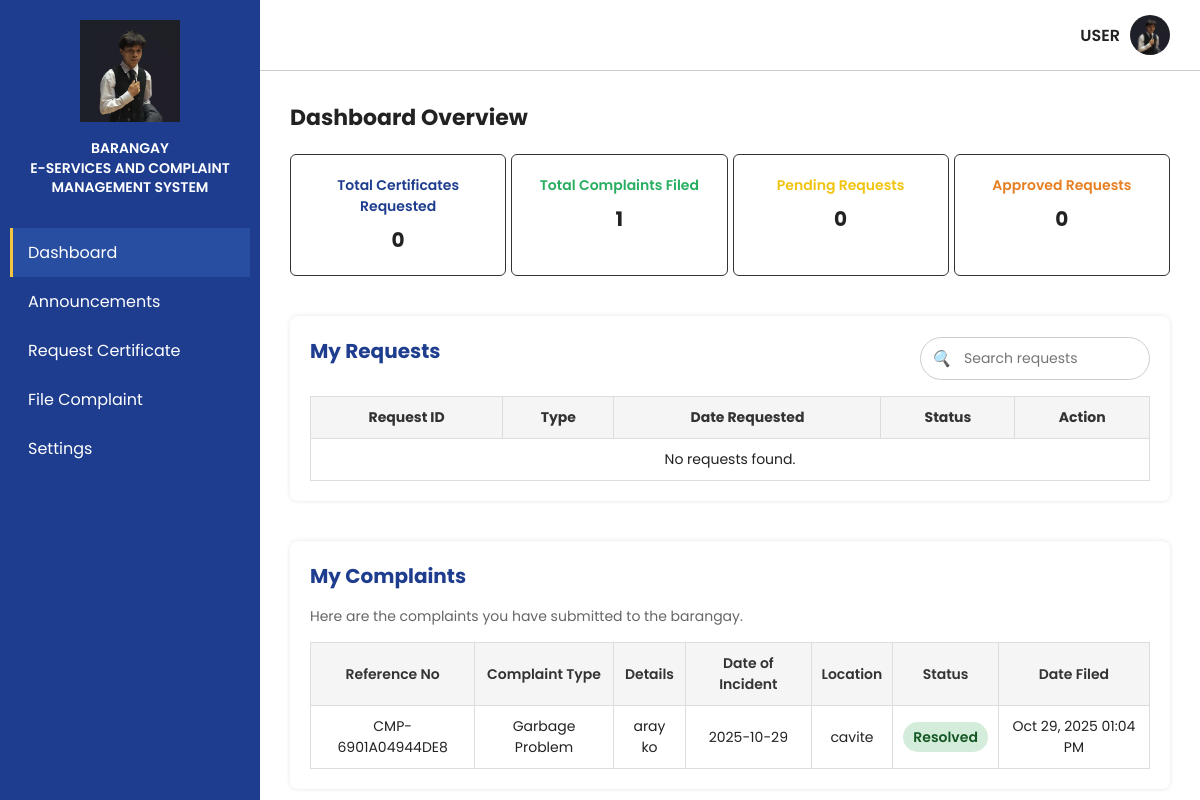
Page /users/user/user_dashboard.php (signed in) on the earlier database version.
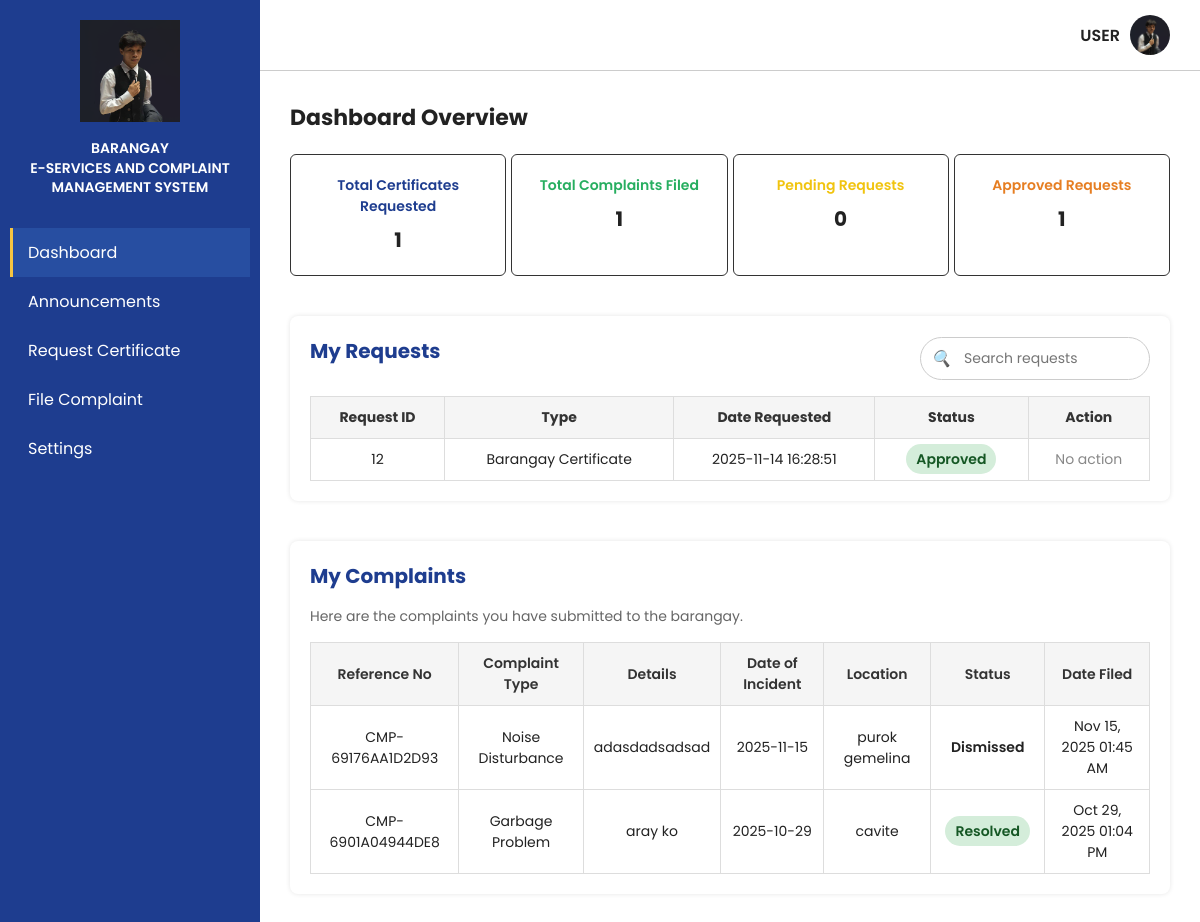
Same page on the later database version.
### tables this page shows
CREATE TABLE `tbl_complaints` (
  `c_id` int(11) NOT NULL,
  `user_id` int(11) NOT NULL,
  `reference_no` varchar(50) NOT NULL,
  `complaint_type` varchar(100) NOT NULL,
  `details` text NOT NULL,
  `date_of_incident` date NOT NULL,
  `location` varchar(255) NOT NULL,
  `status` varchar(50) DEFAULT 'Pending',
  `date_filed` datetime DEFAULT current_timestamp()
);

CREATE TABLE `tbl_requests` (
  `r_id` int(11) NOT NULL,
  `id` int(11) NOT NULL,
  `first_name` varchar(255) NOT NULL,
  `second_name` varchar(255) NOT NULL,
  `last_name` varchar(255) NOT NULL,
  `gender` varchar(50) NOT NULL,
  `age` int(11) NOT NULL,
  `address` varchar(255) NOT NULL,
  `email` varchar(255) NOT NULL,
  `document_type` varchar(255) NOT NULL,
  `purpose` varchar(255) NOT NULL,
  `r_status` varchar(255) NOT NULL,
  `date_requested` varchar(50) NOT NULL
);

### users/user/user_dashboard.php (the view, shortened to what this page needs)
<?php
require_once '../../config.php';
$user_id = $_SESSION['user_id'];
$stmt = $conn->prepare("SELECT * FROM tbl_requests WHERE id = ? ORDER BY r_id DESC");
$stmt->bind_param("i", $user_id);
$stmt->execute();
$result = $stmt->get_result();
$requests = [];
while ($row = $result->fetch_assoc()) {
    $requests[] = $row;
}
$total_requests = count($requests);
$pending_count = 0;
$completed_count = 0;
foreach ($requests as $req) {
    if ($req['r_status'] === 'approved') $completed_count++;
}
?>
<!DOCTYPE html>
<html lang="en">
<head>
  <link rel="stylesheet" href="../../styles/Official_dashboard.css" />
  <link rel="stylesheet" href="../../styles/User_dashboard.css" />
</head>
<body>
  <div class="container">
    <div class="sidebar">
      <div class="logo-section">
        <img src="../../images/ivan.png" alt="Barangay Logo" />
        <h2>Barangay<br>E-Services and Complaint Management System</h2>
      </div>
      <div class="nav">
        <a href="#" class="active">Dashboard</a>
        <a href="#">Announcements</a>
        <a href="#">Request Certificate</a>
        <a href="#">File Complaint</a>
        <a href="#">Settings</a>
      </div>
    </div>
    <div class="main">
      <div class="topbar">
        <span class="admin">USER</span>
        <img src="../../images/ivan.png" alt="User Icon" class="admin-icon" />
      </div>
      <div class="dashboard section" id="dashboardSection">
        <h1>Dashboard Overview</h1>
        <div class="cards">
          <div class="card blue">
            <p>Total Certificates Requested</p>
            <span><?php echo $total_requests; ?></span>
          </div>
          <div class="card green">
            <p>Total Complaints Filed</p>
            <span>1</span>
          </div>
          <div class="card yellow">
            <p>Pending Requests</p>
            <span><?php echo $pending_count; ?></span>
          </div>
          <div class="card orange">
            <p>Approved Requests</p>
            <span><?php echo $completed_count; ?></span>
          </div>
        </div>
        <div class="users-section">
          <div class="users-header">
            <h2>My Requests</h2>
            <div class="header-actions">
              <div class="search-container">
                <i>🔍</i>
                <input type="text" placeholder="Search requests" />
              </div>
            </div>
          </div>
          <table class="user-table">
            <thead>
              <tr>
                <th>Request ID</th>
                <th>Type</th>
                <th>Date Requested</th>
                <th>Status</th>
                <th>Action</th>
              </tr>
            </thead>
            <tbody>
            <?php if ($total_requests > 0): ?>
              <?php foreach ($requests as $req): ?>
                <tr>
                  <td><?= htmlspecialchars($req['r_id']) ?></td>
                  <td><?= htmlspecialchars($req['document_type']) ?></td>
                  <td><?= htmlspecialchars($req['date_requested'] ?? '') ?></td>
                  <td><span class="status <?= $req['r_status'] === 'pending' ? 'pending' : ($req['r_status'] === 'approved' ? 'active' : 'denied') ?>">
                    <?= ucfirst($req['r_status']) ?>
                  </span></td>
                  <td>
                    <?php if ($req['r_status'] === 'pending'): ?>
                      <button class="action-btn edit-btn" onclick="editRequest(<?= $req['r_id'] ?>)">Edit</button>
                      <button class="action-btn delete-btn" onclick="deleteRequest(<?= $req['r_id'] ?>)">Delete</button>
                    <?php else: ?>
                      <span style="color:#888;">No action</span>
                    <?php endif; ?>
                  </td>
                </tr>
              <?php endforeach; ?>
            <?php else: ?>
              <tr>
                <td colspan="5" style="text-align:center;">No requests found.</td>
              </tr>
            <?php endif; ?>
            </tbody>
          </table>
        </div>
        <div id="myComplaintsSection" class="complaints-section" style="margin-top: 40px;">
        <h2>My Complaints</h2>
        <p class="subtitle">Here are the complaints you have submitted to the barangay.</p>
        <div class="table-container">
          <table class="complaints-table">
            <thead>
              <tr>
                <th>Reference No</th>
                <th>Complaint Type</th>
                <th>Details</th>
                <th>Date of Incident</th>
                <th>Location</th>
                <th>Status</th>
                <th>Date Filed</th>
              </tr>
            </thead>
            <tbody>
              <?php
                $user_id = $_SESSION['user_id'];
                $complaints_query = $conn->prepare("
                  SELECT reference_no, complaint_type, details, date_of_incident, location, status, date_filed
                  FROM tbl_complaints
                  WHERE user_id = ?
                  ORDER BY date_filed DESC
                ");
                $complaints_query->bind_param("i", $user_id);
                $complaints_query->execute();
                $complaints_result = $complaints_query->get_result();
                if ($complaints_result->num_rows > 0) {
                    while ($row = $complaints_result->fetch_assoc()) {
                        $reference_no = htmlspecialchars($row['reference_no']);
                        $complaint_type = htmlspecialchars($row['complaint_type']);
                        $details = htmlspecialchars($row['details']);
                        $date_incident = htmlspecialchars($row['date_of_incident']);
                        $location = htmlspecialchars($row['location']);
                        $status = htmlspecialchars($row['status']);
                        $date_filed = date('M d, Y h:i A', strtotime($row['date_filed']));
                        $status_class = strtolower(str_replace(' ', '-', $status));
                        echo "
                          <tr>
                            <td>{$reference_no}</td>
                            <td>{$complaint_type}</td>
                            <td>{$details}</td>
                            <td>{$date_incident}</td>
                            <td>{$location}</td>
                            <td><span class='status-badge {$status_class}'>{$status}</span></td>
                            <td>{$date_filed}</td>
                          </tr>
                        ";
                    }
                } else {
                    echo "<tr><td colspan='7' style='text-align:center; color:#777;'>No complaints filed yet.</td></tr>";
                }
              ?>
            </tbody>
          </table>
        </div>
      </div>
      </div>
    </div>
  </div>
</body>
</html>

### styles/Official_dashboard.css (style rules this page uses)
* { margin: 0; padding: 0; box-sizing: border-box; font-family: "Poppins", sans-serif; }
body { background: #fff; color: #222; }
.container { display: flex; height: 100vh; overflow: hidden; }
.sidebar { width: 260px; background: #1e3d8f; color: white; display: flex; flex-direction: column; align-items: center; padding: 20px 10px; flex-shrink: 0; }
.logo-section { text-align: center; margin-bottom: 30px; }
.logo-section img { width: 100px; margin-bottom: 10px; }
.logo-section h2 { font-size: 14px; line-height: 1.4; font-weight: 600; text-transform: uppercase; }
.nav { width: 100%; }
.nav a { display: block; padding: 12px 15px; color: white; text-decoration: none; border-left: 3px solid transparent; transition: 0.3s; }
.nav a:hover, .nav a.active { background: #274ea1; border-left: 3px solid #f5c542; }
.main { flex: 1; display: flex; flex-direction: column; overflow-y: auto; }
.topbar { display: flex; justify-content: flex-end; align-items: center; padding: 15px 30px; border-bottom: 1px solid #ccc; background: #fff; }
.admin { margin-right: 10px; font-weight: 600; }
.admin-icon { width: 40px; height: 40px; border-radius: 50%; }
.dashboard { padding: 30px; flex: 1; overflow-y: auto; }
.dashboard h1 { font-size: 22px; margin-bottom: 20px; }
.cards { display: grid; grid-template-columns: repeat(auto-fit, minmax(160px, 1fr)); gap: 5px; }
.card { border: 1px solid #333; border-radius: 6px; padding: 20px 10px; text-align: center; background: #fff; transition: all 0.3s ease; }
.card p { font-weight: 600; margin-bottom: 8px; font-size: 14px; }
.card span { font-size: 20px; font-weight: bold; }
.card.blue p { color: #1e3d8f; }
.card.yellow p { color: #f1c40f; }
.card.green p { color: #27ae60; }
.card.orange p { color: #e67e22; }
.users-section { margin-top: 40px; background: #fff; border-radius: 8px; padding: 20px; box-shadow: 0 0 5px rgba(0,0,0,0.1); }
.users-section h2 { margin-bottom: 15px; color: #1e3d8f; font-size: 20px; }
.user-table { width: 100%; border-collapse: collapse; font-size: 14px; }
.user-table th, .user-table td { border: 1px solid #ddd; padding: 10px; text-align: center; }
.user-table th { background-color: #f5f5f5; color: #333; }
.status { padding: 5px 10px; border-radius: 20px; font-weight: 600; }
.status.active { background: #d4edda; color: #155724; }
.users-header { display: flex; justify-content: space-between; align-items: center; margin-bottom: 15px; }
.header-actions { display: flex; align-items: center; gap: 10px; }
.search-container { display: flex; align-items: center; background: #fff; border: 1px solid #ccc; border-radius: 25px; padding: 5px 10px; }
.search-container i { margin-right: 8px; color: #555; }
.search-container input { border: none; outline: none; padding: 5px; width: 180px; font-size: 14px; }

### styles/User_dashboard.css (style rules this page uses)
.complaints-section { margin-top: 40px; background: #fff; border-radius: 8px; padding: 20px; box-shadow: 0 0 5px rgba(0,0,0,0.1); }
.complaints-section h2 { margin-bottom: 15px; color: #1e3d8f; font-size: 20px; }
.complaints-section .subtitle { margin-bottom: 15px; color: #666; font-size: 14px; }
.complaints-table { width: 100%; border-collapse: collapse; font-size: 14px; }
.complaints-table th, .complaints-table td { border: 1px solid #ddd; padding: 10px; text-align: center; }
.complaints-table th { background-color: #f5f5f5; color: #333; font-weight: 600; }
.status-badge { padding: 5px 10px; border-radius: 20px; font-weight: 600; text-transform: capitalize; }
.status-badge.active, .status-badge.approved, .status-badge.resolved { background: #d4edda; color: #155724; }
.main, .section { width: 100% !important; max-width: 100% !important; }

Differences in the rows shown:
added tbl_requests: r_id "12", document_type "Barangay Certificate", date_requested "2025-11-14 16:28:51", r_status "Approved", shows "No action"
added tbl_complaints: reference_no "CMP-69176AA1D2D93", complaint_type "Noise Disturbance", details "adasdadsadsad", date_of_incident "2025-11-15", location "purok gemelina", status "Dismissed", date_filed "Nov 15, 2025 01:45 AM"
Other differences:
$total_requests: "0" → "1"
$completed_count: "0" → "1"
text no longer shown: "No requests found."
